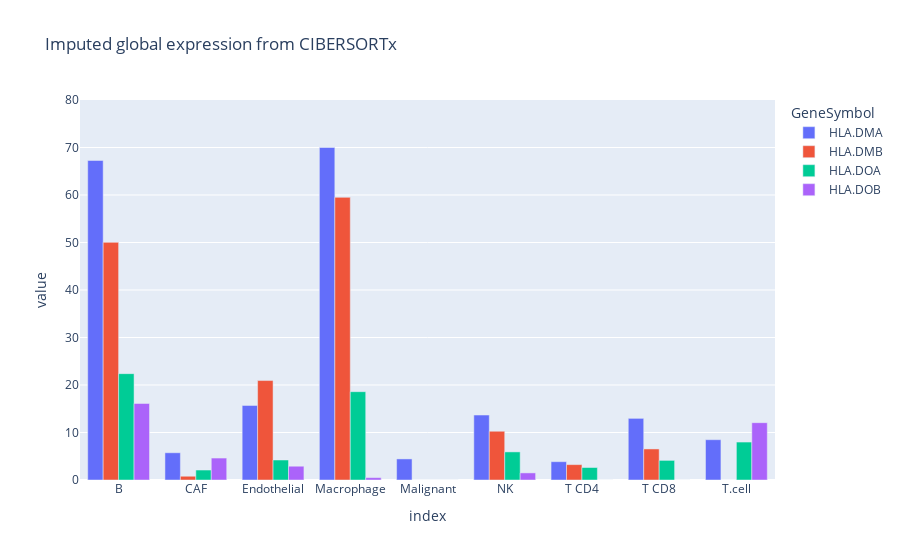

Notebook code cell kept with this figure:
### Code cell
fig = px.bar(
    imputed_geps_csx.loc[example_genes_csx[0:4]].T,
    barmode="group",
    title="Imputed global expression from CIBERSORTx",
)
fig.update_yaxes(range=[0, 80])

### Figure 1 — Plotly figure (JSON) as saved in the notebook; plotly's stock layout.template omitted (floating-point values rounded to 4 significant figures)
{"data": [{"alignmentgroup": "True", "hovertemplate": "GeneSymbol=HLA.DMA<br>index=%{x}<br>value=%{y}<extra></extra>", "legendgroup": "HLA.DMA", "marker": {"color": "#636efa", "pattern": {"shape": ""}}, "name": "HLA.DMA", "offsetgroup": "HLA.DMA", "orientation": "v", "showlegend": true, "textposition": "auto", "type": "bar", "x": ["B", "CAF", "Endothelial", "Macrophage", "Malignant", "NK", "T CD4", "T CD8", "T.cell"], "xaxis": "x", "y": [67.27, 5.734, 15.7, 70.01, 4.438, 13.67, 3.857, 12.98, 8.485], "yaxis": "y"}, {"alignmentgroup": "True", "hovertemplate": "GeneSymbol=HLA.DMB<br>index=%{x}<br>value=%{y}<extra></extra>", "legendgroup": "HLA.DMB", "marker": {"color": "#EF553B", "pattern": {"shape": ""}}, "name": "HLA.DMB", "offsetgroup": "HLA.DMB", "orientation": "v", "showlegend": true, "textposition": "auto", "type": "bar", "x": ["B", "CAF", "Endothelial", "Macrophage", "Malignant", "NK", "T CD4", "T CD8", "T.cell"], "xaxis": "x", "y": [50.03, 0.7921, 20.94, 59.51, 0, 10.26, 3.237, 6.538, 0], "yaxis": "y"}, {"alignmentgroup": "True", "hovertemplate": "GeneSymbol=HLA.DOA<br>index=%{x}<br>value=%{y}<extra></extra>", "legendgroup": "HLA.DOA", "marker": {"color": "#00cc96", "pattern": {"shape": ""}}, "name": "HLA.DOA", "offsetgroup": "HLA.DOA", "orientation": "v", "showlegend": true, "textposition": "auto", "type": "bar", "x": ["B", "CAF", "Endothelial", "Macrophage", "Malignant", "NK", "T CD4", "T CD8", "T.cell"], "xaxis": "x", "y": [22.39, 2.098, 4.209, 18.59, 0, 5.916, 2.63, 4.13, 7.99], "yaxis": "y"}, {"alignmentgroup": "True", "hovertemplate": "GeneSymbol=HLA.DOB<br>index=%{x}<br>value=%{y}<extra></extra>", "legendgroup": "HLA.DOB", "marker": {"color": "#ab63fa", "pattern": {"shape": ""}}, "name": "HLA.DOB", "offsetgroup": "HLA.DOB", "orientation": "v", "showlegend": true, "textposition": "auto", "type": "bar", "x": ["B", "CAF", "Endothelial", "Macrophage", "Malignant", "NK", "T CD4", "T CD8", "T.cell"], "xaxis": "x", "y": [16.11, 4.622, 2.902, 0.5017, 0, 1.496, 0, 0, 12.07], "yaxis": "y"}], "layout": {"barmode": "group", "legend": {"title": {"text": "GeneSymbol"}, "tracegroupgap": 0}, "title": {"text": "Imputed global expression from CIBERSORTx"}, "xaxis": {"anchor": "y", "domain": [0, 1], "title": {"text": "index"}}, "yaxis": {"anchor": "x", "domain": [0, 1], "range": [0, 80], "title": {"text": "value"}}}}
